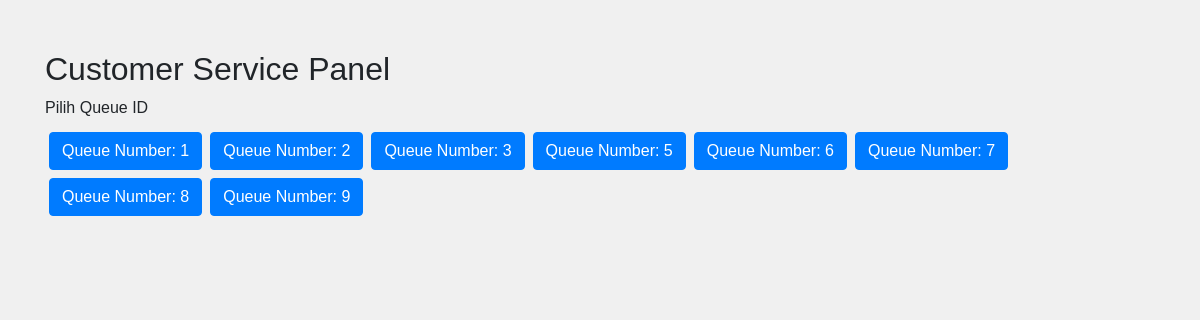
Before: /cs/cs.php (signed in) with the older database file.
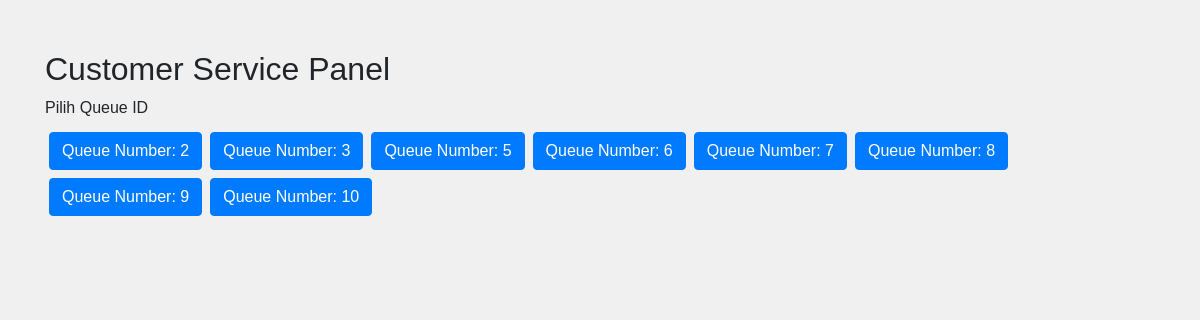
After: the same page with the newer database file.
### tables this page shows
CREATE TABLE `queue` (
  `id` int(11) NOT NULL,
  `phone` varchar(15) NOT NULL,
  `queue_number` int(11) NOT NULL,
  `status_pelayanan` varchar(10) DEFAULT 'belum'
);

### cs/cs.php (the view, shortened to what this page needs)
<?php
$servername = "localhost";
$username = "root";
$password = "";
$dbname = "grapara";
$conn = new mysqli($servername, $username, $password, $dbname);
$query = "SELECT id, queue_number FROM queue WHERE id NOT IN (SELECT customer_queue_number FROM customer_issues)";
$result = $conn->query($query);
?>
<!DOCTYPE html>
<html lang="en">
<head>
    <link rel="stylesheet" href="https://stackpath.bootstrapcdn.com/bootstrap/4.5.2/css/bootstrap.min.css">
    <link rel="stylesheet" href="../styles.css">
</head>
<body>
<div class="container">
    <h2>Customer Service Panel</h2>
    <?php if (!isset($_GET['queue_id'])): ?>
        <form method="POST" action="">
            <div class="form-group">
                <label for="queue_id">Pilih Queue ID</label>
                <div>
                    <?php
                    if ($result->num_rows > 0) {
                        while ($row = $result->fetch_assoc()) {
                            echo "<button type='submit' class='btn btn-primary m-1' name='queue_id' value='" . $row['id'] . "'>Queue Number: " . $row['queue_number'] . "</button>";
                        }
                    } else {
                        echo "<p>Tidak ada nomor antrian yang belum dilayani.</p>";
                    }
                    ?>
                </div>
            </div>
        </form>
    <?php endif; ?>
</div>
</body>
</html>

Changed rows visible on the page:
no longer on this page (row edited): queue: queue_number "1"
added queue: queue_number "10"
